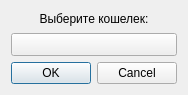
<?xml version="1.0" encoding="UTF-8"?>
<ui version="4.0">
 <class>SelectWalletDialog</class>
 <widget class="QDialog" name="SelectWalletDialog">
  <property name="geometry">
   <rect>
    <x>0</x>
    <y>0</y>
    <width>176</width>
    <height>95</height>
   </rect>
  </property>
  <property name="windowTitle">
   <string>Dialog</string>
  </property>
  <property name="windowIcon">
   <iconset resource="../../resources/resources.qrc">
    <normaloff>:/logo_white.png</normaloff>:/logo_white.png</iconset>
  </property>
  <layout class="QVBoxLayout" name="verticalLayout_2">
   <item>
    <layout class="QVBoxLayout" name="verticalLayout">
     <item>
      <widget class="QLabel" name="label">
       <property name="text">
        <string>Выберите кошелек:</string>
       </property>
       <property name="alignment">
        <set>Qt::AlignCenter</set>
       </property>
      </widget>
     </item>
     <item>
      <widget class="cashbook::NodeButton&lt;cashbook::Wallet&gt;" name="pushButton">
       <property name="minimumSize">
        <size>
         <width>0</width>
         <height>23</height>
        </size>
       </property>
       <property name="maximumSize">
        <size>
         <width>16777215</width>
         <height>23</height>
        </size>
       </property>
       <property name="text">
        <string/>
       </property>
      </widget>
     </item>
     <item>
      <widget class="QDialogButtonBox" name="buttonBox">
       <property name="orientation">
        <enum>Qt::Horizontal</enum>
       </property>
       <property name="standardButtons">
        <set>QDialogButtonBox::Cancel|QDialogButtonBox::Ok</set>
       </property>
      </widget>
     </item>
    </layout>
   </item>
  </layout>
 </widget>
 <customwidgets>
  <customwidget>
   <class>cashbook::NodeButton&lt;cashbook::Wallet&gt;</class>
   <extends>QPushButton</extends>
   <header>gui/widgets/widgets.h</header>
  </customwidget>
 </customwidgets>
 <resources>
  <include location="../../resources/resources.qrc"/>
 </resources>
 <connections>
  <connection>
   <sender>buttonBox</sender>
   <signal>accepted()</signal>
   <receiver>SelectWalletDialog</receiver>
   <slot>accept()</slot>
   <hints>
    <hint type="sourcelabel">
     <x>248</x>
     <y>254</y>
    </hint>
    <hint type="destinationlabel">
     <x>157</x>
     <y>274</y>
    </hint>
   </hints>
  </connection>
  <connection>
   <sender>buttonBox</sender>
   <signal>rejected()</signal>
   <receiver>SelectWalletDialog</receiver>
   <slot>reject()</slot>
   <hints>
    <hint type="sourcelabel">
     <x>316</x>
     <y>260</y>
    </hint>
    <hint type="destinationlabel">
     <x>286</x>
     <y>274</y>
    </hint>
   </hints>
  </connection>
 </connections>
</ui>
